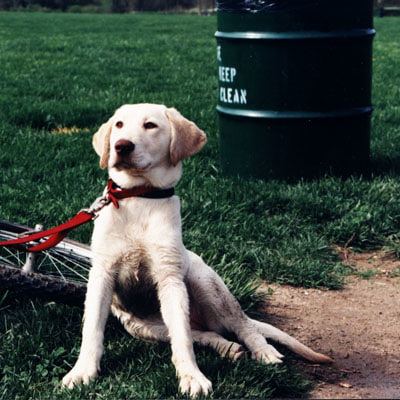
//> input picture MMOZ_Lab1/dog.tif, 400 x 400 px
$ ./main   (built with g++ and OpenCV 4)
//> lines starting //> are read from the running program, lines starting //| are printed output that depends on the picture
//> further down, img is the input picture: 400 rows x 400 cols, CV_8UC3; mean B, G, R 68.3, 76.3, 66.3
#include <opencv2/highgui.hpp>
#include<opencv2/opencv.hpp>
#include <opencv2/core/utility.hpp>
#include <iostream>

using namespace cv;


using namespace cv;

void decrease(const Mat &in_image, Mat &out_image, int n = 2) {
    int rows = in_image.rows;
    int cols = in_image.cols;
    out_image = Mat(rows / n, cols / n, CV_8UC3);
    Vec3b pixel1, pixel2, pixel3, pixel4, av_pix;
    for (int i = 0; i < rows / 2; ++i) {
        for (int j = 0; j < cols / 2; ++j) {
            pixel1 = in_image.at<Vec3b>(i * 2 + 1, j * 2 + 1);
            pixel2 = in_image.at<Vec3b>(i * 2, j * 2 + 1);
            pixel3 = in_image.at<Vec3b>(i * 2 + 1, j * 2);
            pixel4 = in_image.at<Vec3b>(i * 2, j * 2);
//          find average color
            av_pix = Vec3b(
                    (pixel1[0] + pixel2[0] + pixel3[0] + pixel4[0] )/ 4,
                    (pixel1[1] + pixel2[1] + pixel3[1] + pixel4[1] )/ 4,
                    (pixel1[2] + pixel2[2] + pixel3[2] + pixel4[2] )/ 4
                    );
            out_image.at<Vec3b>(i, j) = av_pix;
        }
    }
}

void increase(const Mat &in_image, Mat &out_image, int n = 2) {
//> called with n = 2
    int rows = in_image.rows;
//> rows = 400
    int cols = in_image.cols;
//> cols = 400
    out_image = Mat(rows * n, cols * n, CV_8UC3);
    Vec3b pixel;
    for (int i = 1; i < rows; ++i) {
        for (int j = 1; j < cols; ++j) {
            pixel = in_image.at<Vec3b>(i - 1, j - 1);
            out_image.at<Vec3b>(i * 2 - 1, j * 2 - 1) = pixel;
            out_image.at<Vec3b>(i * 2, j * 2 - 1) = pixel;
            out_image.at<Vec3b>(i * 2 - 1, j * 2) = pixel;
            out_image.at<Vec3b>(i * 2, j * 2) = pixel;
        }
    }
//> this loop made 399 passes
//> pixel on passes 1 to 3: [41, 33, 34], [39, 28, 30], [41, 31, 31]
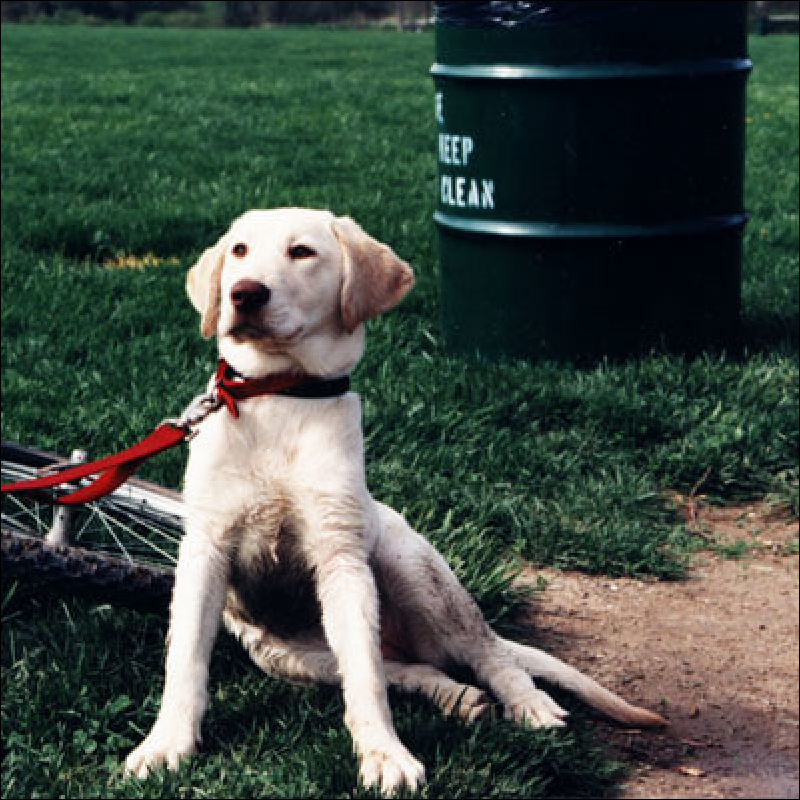
//> out_image: 800 rows x 800 cols, CV_8UC3; mean B, G, R 67.9, 75.9, 66
//> after the loop, pixel = [120, 114, 125]
}

int main() {
    Mat img = imread("C:/DEV/Project/dog.tif", IMREAD_COLOR);
    if (img.data == nullptr) {
        std::cout << "Could not open or find the image" << std::endl;
        return -1;
    }
    Mat decreasedImg;
    Mat increasedImg;
    increase(img, increasedImg);
    decrease(img, decreasedImg);
//> the loop in decrease, `for (int i = 0; i < rows / 2; ++i)` made 200 passes
//> (pixel1, pixel2, pixel3, pixel4, av_pix) on passes 1, 2, 5: ([41, 30, 32], [44, 35, 38], [39, 28, 30], [41, 33, 34], [41, 31, 33]), ([44, 35, 32], [43, 33, 33], [43, 34, 31], [41, 31, 31], [42, 33, 31]), ([66, 64, 53], [93, 93, 81], [69, 67, 56], [101, 101, 89], [82, 81, 69])
//> after the loop in decrease, `for (int i = 0; i < rows / 2; ++i)`:
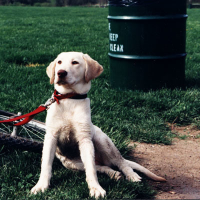
//> out_image: 200 rows x 200 cols, CV_8UC3; mean B, G, R 67.9, 75.9, 65.9
//> after the loop in decrease, `for (int i = 0; i < rows / 2; ++i)`: pixel1 = [39, 37, 36]; pixel2 = [132, 126, 137]; pixel3 = [32, 30, 29]; pixel4 = [120, 114, 125]; av_pix = [80, 76, 81]

    imshow("Original image", img);
    imshow("Decreased image", decreasedImg);
    imshow("Increased image", increasedImg);
    waitKey(0);
    return 0;
}
